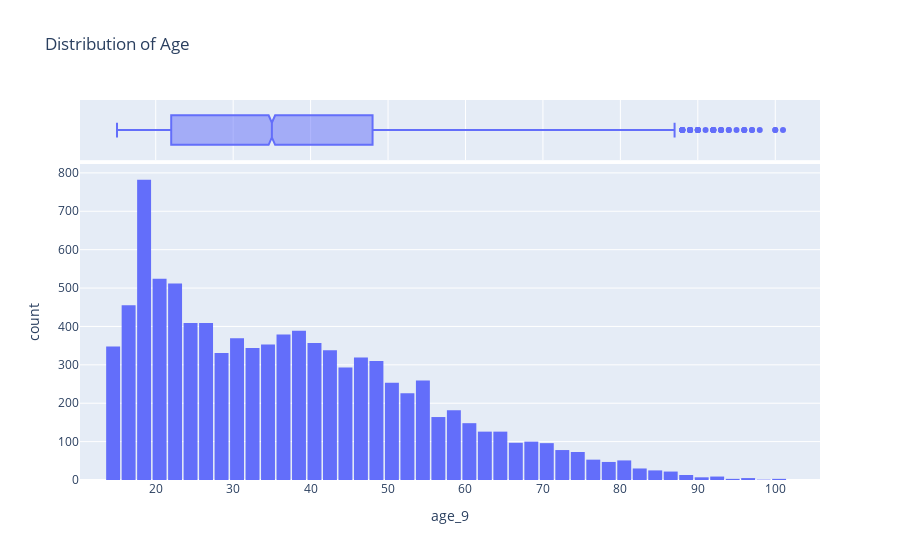

This figure's notebook cell:
### Markdown cell above
### Age

Age is a numeric column. The minimum age in the dataset is 18 and the maximum age is 64. Thus, we can visualize the distribution of age using a histogram with 47 bins (one for each year) and a box plot. We'll use plotly to make the chart interactive, but you can create similar charts using Seaborn.

### Code cell
fig = px.histogram(r9, 
                   x='age_9', 
                   marginal='box', 
                   nbins=47, 
                   title='Distribution of Age')
fig.update_layout(bargap=0.1)
fig.show()

### Figure 1 — Plotly figure (JSON) as saved in the notebook; plotly's stock layout.template omitted (floating-point values rounded to 4 significant figures; data arrays with more than 128 entries replaced by an {"elided": "..."} marker saying what was removed)
{"data": [{"alignmentgroup": "True", "bingroup": "x", "hovertemplate": "age_9=%{x}<br>count=%{y}<extra></extra>", "legendgroup": "", "marker": {"color": "#636efa"}, "name": "", "nbinsx": 47, "offsetgroup": "", "orientation": "v", "showlegend": false, "type": "histogram", "x": {"elided": "9418 int values"}, "xaxis": "x", "yaxis": "y"}, {"alignmentgroup": "True", "hovertemplate": "age_9=%{x}<extra></extra>", "legendgroup": "", "marker": {"color": "#636efa"}, "name": "", "notched": true, "offsetgroup": "", "showlegend": false, "type": "box", "x": {"elided": "9418 int values"}, "xaxis": "x2", "yaxis": "y2"}], "layout": {"bargap": 0.1, "barmode": "relative", "legend": {"tracegroupgap": 0}, "title": {"text": "Distribution of Age"}, "xaxis": {"anchor": "y", "domain": [0, 1], "title": {"text": "age_9"}}, "xaxis2": {"anchor": "y2", "domain": [0, 1], "matches": "x", "showgrid": true, "showticklabels": false}, "yaxis": {"anchor": "x", "domain": [0, 0.8316], "title": {"text": "count"}}, "yaxis2": {"anchor": "x2", "domain": [0.8416, 1], "matches": "y2", "showgrid": false, "showline": false, "showticklabels": false, "ticks": ""}}}
